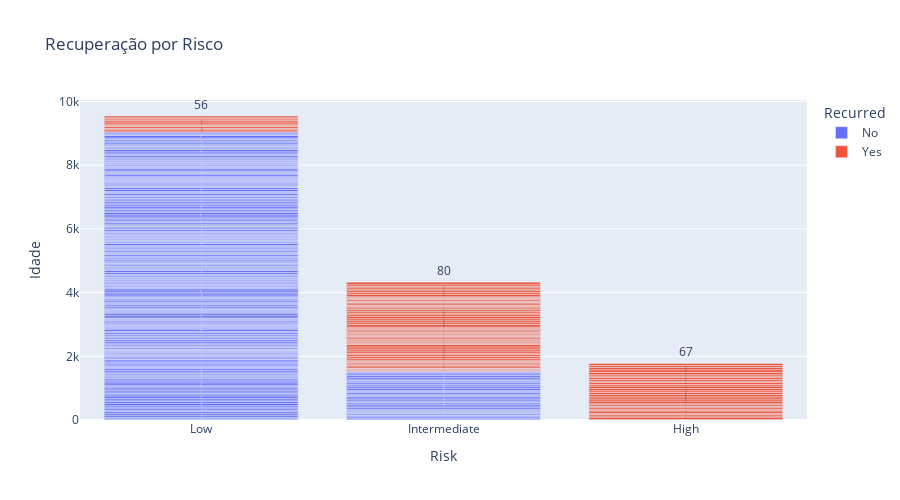

The code cell stored with this chart in its notebook:
### Code cell
fig = px.bar(data, x = 'Risk', y = 'Age', color= 'Recurred', 
             hover_data=['Pathology'], height= 500, 
             title = 'Recuperação por Risco',
             labels={'Age': 'Idade','Pathology': 'Patologia'}, 
            #  attern_shape='Risk', 
             text_auto= True)
fig.show()

### Figure 1 — Plotly figure (JSON) as saved in the notebook; plotly's stock layout.template omitted (floating-point values rounded to 4 significant figures; data arrays with more than 128 entries replaced by an {"elided": "..."} marker saying what was removed)
{"data": [{"alignmentgroup": "True", "customdata": {"elided": "275x1 str values"}, "hovertemplate": "Recurred=No<br>Risk=%{x}<br>Idade=%{y}<br>Patologia=%{customdata[0]}<extra></extra>", "legendgroup": "No", "marker": {"color": "#636efa", "pattern": {"shape": ""}}, "name": "No", "offsetgroup": "No", "orientation": "v", "showlegend": true, "textposition": "auto", "texttemplate": "%{y}", "type": "bar", "x": {"elided": "275 str values"}, "xaxis": "x", "y": {"elided": "275 int values"}, "yaxis": "y"}, {"alignmentgroup": "True", "customdata": [["Papillary"], ["Papillary"], ["Papillary"], ["Papillary"], ["Papillary"], ["Follicular"], ["Papillary"], ["Papillary"], ["Papillary"], ["Papillary"], ["Papillary"], ["Papillary"], ["Papillary"], ["Papillary"], ["Papillary"], ["Papillary"], ["Papillary"], ["Papillary"], ["Papillary"], ["Papillary"], ["Papillary"], ["Follicular"], ["Papillary"], ["Follicular"], ["Papillary"], ["Papillary"], ["Papillary"], ["Papillary"], ["Hurthel cell"], ["Follicular"], ["Papillary"], ["Papillary"], ["Papillary"], ["Papillary"], ["Papillary"], ["Papillary"], ["Papillary"], ["Papillary"], ["Papillary"], ["Papillary"], ["Papillary"], ["Papillary"], ["Papillary"], ["Papillary"], ["Papillary"], ["Papillary"], ["Papillary"], ["Papillary"], ["Papillary"], ["Papillary"], ["Papillary"], ["Papillary"], ["Papillary"], ["Papillary"], ["Papillary"], ["Papillary"], ["Papillary"], ["Follicular"], ["Follicular"], ["Follicular"], ["Follicular"], ["Papillary"], ["Papillary"], ["Papillary"], ["Papillary"], ["Papillary"], ["Papillary"], ["Papillary"], ["Papillary"], ["Papillary"], ["Papillary"], ["Papillary"], ["Papillary"], ["Papillary"], ["Papillary"], ["Papillary"], ["Papillary"], ["Hurthel cell"], ["Papillary"], ["Papillary"], ["Papillary"], ["Hurthel cell"], ["Hurthel cell"], ["Papillary"], ["Papillary"], ["Papillary"], ["Papillary"], ["Papillary"], ["Papillary"], ["Papillary"], ["Follicular"], ["Follicular"], ["Hurthel cell"], ["Papillary"], ["Papillary"], ["Follicular"], ["Papillary"], ["Papillary"], ["Papillary"], ["Papillary"], ["Papillary"], ["Papillary"], ["Follicular"], ["Papillary"], ["Papillary"], ["Papillary"], ["Hurthel cell"], ["Papillary"]], "hovertemplate": "Recurred=Yes<br>Risk=%{x}<br>Idade=%{y}<br>Patologia=%{customdata[0]}<extra></extra>", "legendgroup": "Yes", "marker": {"color": "#EF553B", "pattern": {"shape": ""}}, "name": "Yes", "offsetgroup": "Yes", "orientation": "v", "showlegend": true, "textposition": "auto", "texttemplate": "%{y}", "type": "bar", "x": ["Intermediate", "Low", "Intermediate", "Intermediate", "Intermediate", "Intermediate", "Low", "Low", "Low", "High", "Low", "Intermediate", "Intermediate", "Intermediate", "Intermediate", "Intermediate", "Intermediate", "Intermediate", "Intermediate", "Intermediate", "Intermediate", "Low", "Low", "High", "Low", "Low", "Low", "Low", "Intermediate", "Intermediate", "Intermediate", "Intermediate", "Intermediate", "Intermediate", "Intermediate", "Intermediate", "Intermediate", "Intermediate", "Intermediate", "Intermediate", "Intermediate", "Intermediate", "Intermediate", "Intermediate", "Intermediate", "Intermediate", "Intermediate", "Intermediate", "Intermediate", "Intermediate", "Intermediate", "Intermediate", "Intermediate", "Intermediate", "Intermediate", "Intermediate", "High", "Low", "Intermediate", "Intermediate", "Intermediate", "High", "Intermediate", "Intermediate", "Intermediate", "Intermediate", "High", "Intermediate", "Intermediate", "Intermediate", "Intermediate", "Intermediate", "Intermediate", "Intermediate", "Intermediate", "Intermediate", "Intermediate", "Intermediate", "Intermediate", "High", "High", "Intermediate", "High", "High", "High", "High", "High", "High", "High", "High", "High", "High", "Intermediate", "High", "High", "High", "High", "High", "High", "High", "High", "High", "High", "High", "High", "High", "High", "High"], "xaxis": "x", "y": [26, 36, 35, 31, 18, 62, 56, 20, 62, 17, 21, 20, 40, 38, 21, 31, 34, 60, 60, 62, 36, 29, 33, 75, 62, 56, 42, 34, 67, 63, 67, 73, 26, 30, 36, 31, 40, 49, 38, 27, 27, 33, 32, 29, 37, 48, 30, 33, 80, 62, 63, 60, 79, 65, 35, 58, 34, 56, 52, 51, 31, 44, 15, 29, 53, 45, 38, 23, 22, 44, 31, 25, 32, 82, 58, 68, 37, 59, 21, 73, 35, 54, 26, 53, 35, 49, 34, 80, 67, 68, 71, 64, 80, 56, 71, 78, 51, 67, 31, 62, 59, 40, 46, 72, 81, 72, 61, 67], "yaxis": "y"}], "layout": {"barmode": "relative", "height": 500, "legend": {"title": {"text": "Recurred"}, "tracegroupgap": 0}, "title": {"text": "Recuperação por Risco"}, "xaxis": {"anchor": "y", "domain": [0, 1], "title": {"text": "Risk"}}, "yaxis": {"anchor": "x", "domain": [0, 1], "title": {"text": "Idade"}}}}
